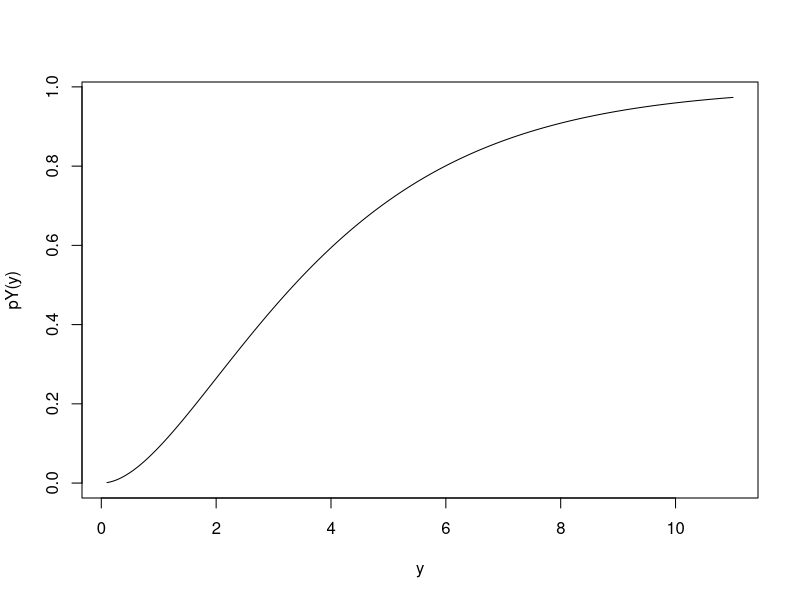
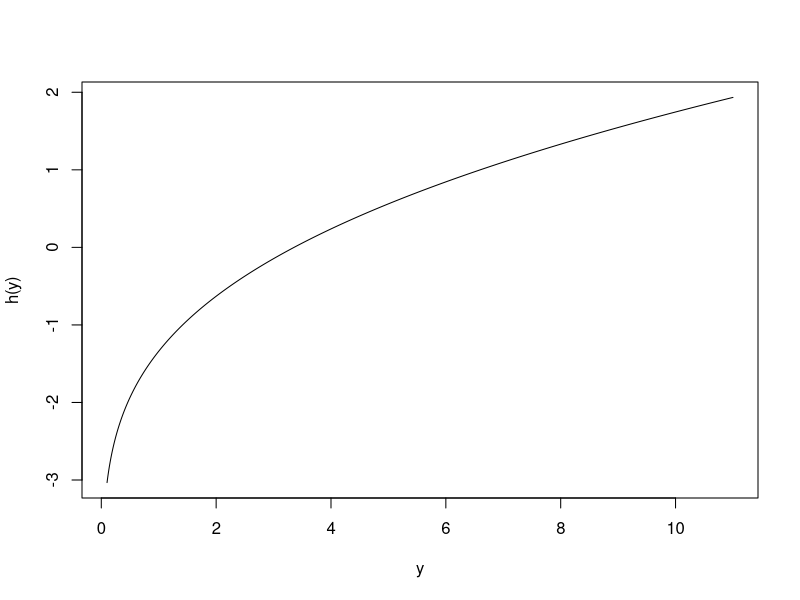
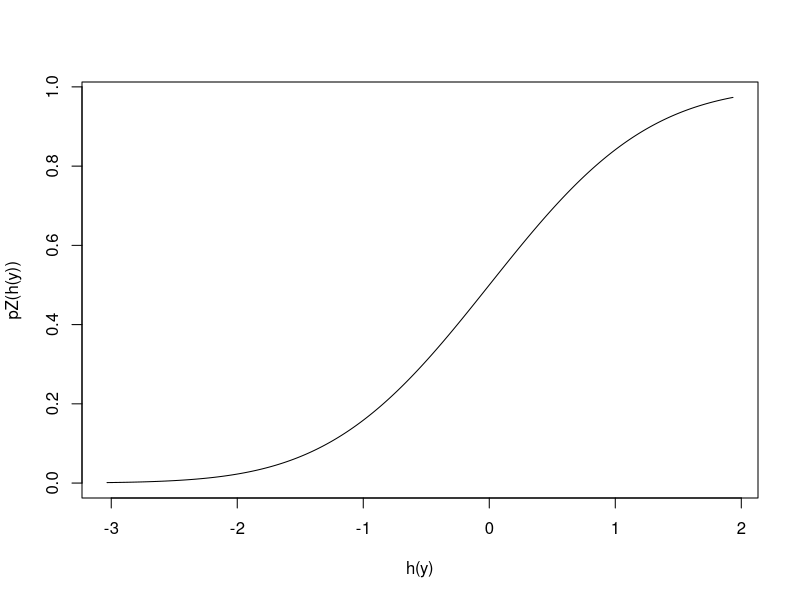
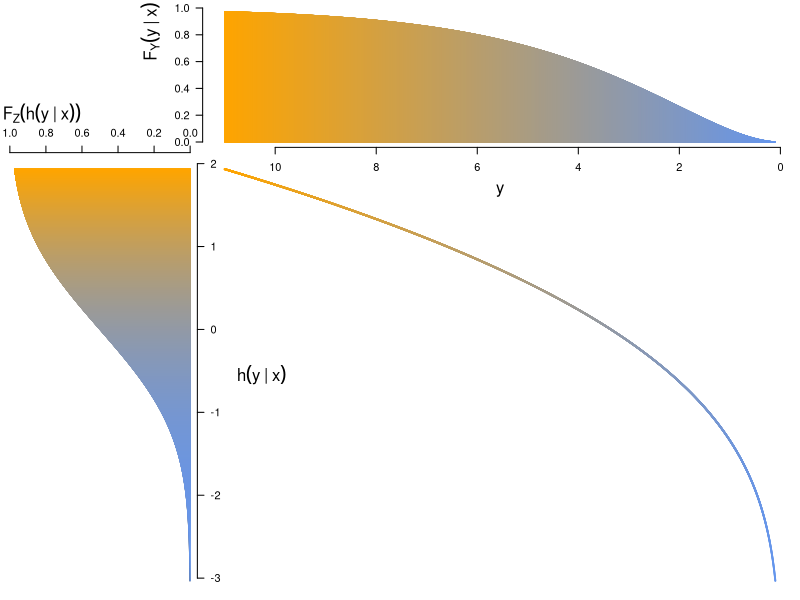

Write the R code that produced these figures, in order.
# Transformation model illustration
# Continuous outcomes
# LK Apr 2022

# Params, FUNs
y <- seq(0.1, 11, length.out = res <- 1e4)
pY <- function(y) pchisq(y, df = 4)
dY <- function(y) dchisq(y, df = 4)
pZ <- pnorm
dZ <- dnorm
qY <- function(p) qchisq(p, df = 4)
qZ <- qnorm

h <- function(y) qZ(pY(y))
hp <- function(y) {
 tmp <- (1 / dZ(qZ(pY(y)))) * dY(y)
 tmp <- ifelse(is.nan(tmp), 0, tmp)
}

plot(y, pY(y), type = "l")
plot(y, h(y), type = "l")
plot(h(y), pZ(h(y)), type = "l")

opar <- par(no.readonly = TRUE)

# Plot
pdf("figure1a.pdf", width = 6, height = 5)
par(mar = c(0.1, 0.1, 0.1, 0.1) + 0.1)
layout(matrix(c(1,2,2,2,
                3,4,4,4,
                3,4,4,4,
                3,4,4,4), nrow = 4, ncol = 4, byrow = TRUE))

cols <- colorRampPalette(c("cornflowerblue", "orange"))(res)
tcx <- 1

plot.new()
plot(y, pZ(h(y)), type = "l", axes = FALSE, xlim = rev(range(y)),
     ylim = c(0, 1))
mtext(expression(F[Y](y~'|'~x)), 2, line = 3, cex = tcx, adj = 1)
mtext(expression(y), 1, line = 3, cex = tcx)
axis(1)
axis(2, las = 1)
arrows(y, 0, y, pZ(h(y)), length = 0, col = cols)
plot(pZ(h(y)), h(y), type = "l", axes = FALSE, xlim = c(1, 0))
axis(4, las = 1)
axis(3)
mtext(expression(F[Z](h(y~'|'~x))), 3, line = 2, cex = tcx, adj = 0)
mtext(expression(h(y~'|'~x)), 4, line = 3, cex = tcx, las = 1)
arrows(0, h(y), pZ(h(y)), h(y), length = 0, col = cols)
plot(y, h(y), type = "p", axes = FALSE, xlim = rev(range(y)), col = cols, pch = 20, cex = 0.1)
par(opar)
dev.off()
